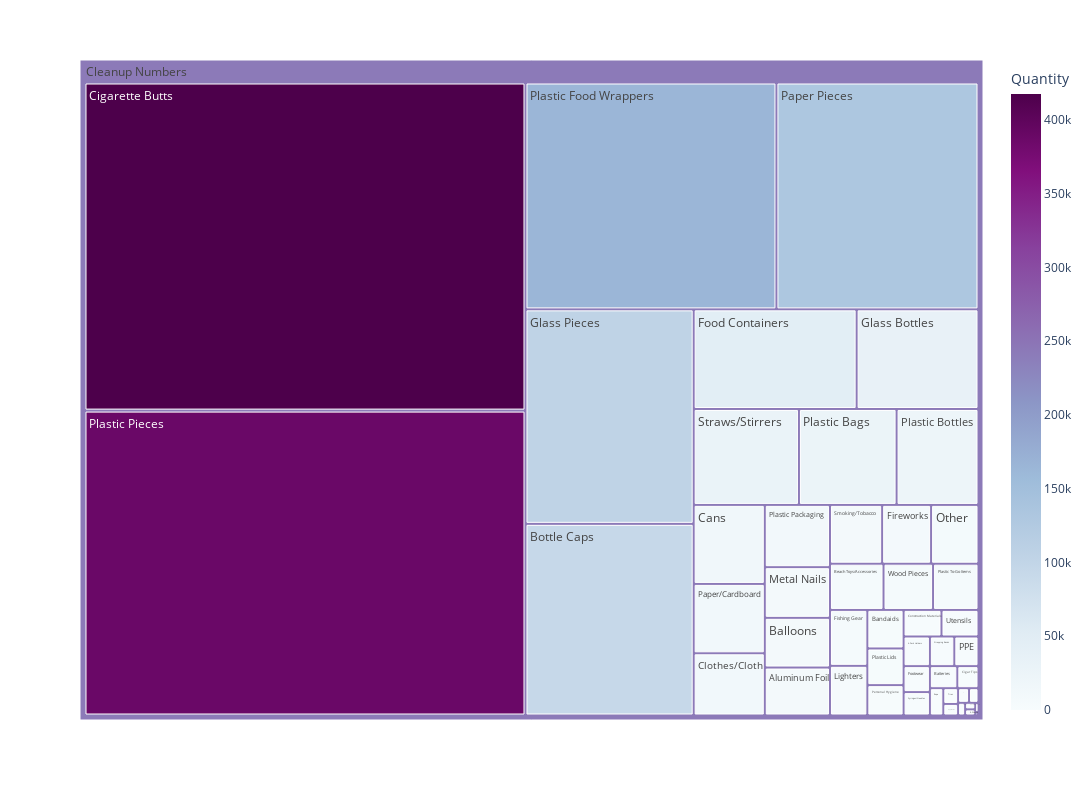

The cell this chart's notebook holds for it:
### Markdown cell above
The above graph is a circle packing graph which shows the total number of items cleaned up by Save Our Shores 2013-2022, sorted by the most common categories.

### Code cell
fig = plots.treemap_graph(sos_data)
fig.show()

### Figure 1 — Plotly figure (JSON) as saved in the notebook; plotly's stock layout.template omitted (floating-point values rounded to 4 significant figures)
{"data": [{"branchvalues": "total", "customdata": [[2252], [9020], [494], [398], [9348], [4028], [1746], [7141], [461], [192], [93007], [16212], [29], [257], [1347], [417483], [12761], [2907], [179], [8303], [6034], [46830], [1970.0], [35026], [104082], [5359], [9526], [8043], [2068], [132263], [14234], [3174], [27025], [22669], [164266], [3833], [11713], [388000.0], [6058], [1058], [90], [8857], [2090], [29129], [1776], [671.2], [2837], [6604.0], [242400.0]], "domain": {"x": [0, 1], "y": [0, 1]}, "hovertemplate": "labels=%{label}<br>Quantity_sum=%{value}<br>parent=%{parent}<br>id=%{id}<br>Quantity=%{color}<extra></extra>", "ids": ["Cleanup Numbers/6-Pack Holders", "Cleanup Numbers/Aluminum Foil", "Cleanup Numbers/Appliances", "Cleanup Numbers/Bagged Pet Waste", "Cleanup Numbers/Balloons", "Cleanup Numbers/Bandaids", "Cleanup Numbers/Batteries", "Cleanup Numbers/Beach Toys/Accessories", "Cleanup Numbers/Beverage Pouches", "Cleanup Numbers/Bikes Or Bike Parts", "Cleanup Numbers/Bottle Caps", "Cleanup Numbers/Cans", "Cleanup Numbers/Car Batteries", "Cleanup Numbers/Car Parts", "Cleanup Numbers/Cigar Tips", "Cleanup Numbers/Cigarette Butts", "Cleanup Numbers/Clothes/Cloth", "Cleanup Numbers/Construction Materials", "Cleanup Numbers/E-Waste", "Cleanup Numbers/Fireworks", "Cleanup Numbers/Fishing Gear", "Cleanup Numbers/Food Containers", "Cleanup Numbers/Footwear", "Cleanup Numbers/Glass Bottles", "Cleanup Numbers/Glass Pieces", "Cleanup Numbers/Lighters", "Cleanup Numbers/Metal Nails", "Cleanup Numbers/Other", "Cleanup Numbers/PPE", "Cleanup Numbers/Paper Pieces", "Cleanup Numbers/Paper/Cardboard", "Cleanup Numbers/Personal Hygiene", "Cleanup Numbers/Plastic Bags", "Cleanup Numbers/Plastic Bottles", "Cleanup Numbers/Plastic Food Wrappers", "Cleanup Numbers/Plastic Lids", "Cleanup Numbers/Plastic Packaging", "Cleanup Numbers/Plastic Pieces", "Cleanup Numbers/Plastic To-Go Items", "Cleanup Numbers/Rope", "Cleanup Numbers/Shopping Carts", "Cleanup Numbers/Smoking/Tobacco", "Cleanup Numbers/Strapping Bands", "Cleanup Numbers/Straws/Stirrers", "Cleanup Numbers/Syringes/Needles", "Cleanup Numbers/Tires", "Cleanup Numbers/Utensils", "Cleanup Numbers/Wood Pieces", "Cleanup Numbers"], "labels": ["6-Pack Holders", "Aluminum Foil", "Appliances", "Bagged Pet Waste", "Balloons", "Bandaids", "Batteries", "Beach Toys/Accessories", "Beverage Pouches", "Bikes Or Bike Parts", "Bottle Caps", "Cans", "Car Batteries", "Car Parts", "Cigar Tips", "Cigarette Butts", "Clothes/Cloth", "Construction Materials", "E-Waste", "Fireworks", "Fishing Gear", "Food Containers", "Footwear", "Glass Bottles", "Glass Pieces", "Lighters", "Metal Nails", "Other", "PPE", "Paper Pieces", "Paper/Cardboard", "Personal Hygiene", "Plastic Bags", "Plastic Bottles", "Plastic Food Wrappers", "Plastic Lids", "Plastic Packaging", "Plastic Pieces", "Plastic To-Go Items", "Rope", "Shopping Carts", "Smoking/Tobacco", "Strapping Bands", "Straws/Stirrers", "Syringes/Needles", "Tires", "Utensils", "Wood Pieces", "Cleanup Numbers"], "marker": {"coloraxis": "coloraxis", "colors": [2252, 9020, 494, 398, 9348, 4028, 1746, 7141, 461, 192, 93007, 16212, 29, 257, 1347, 417483, 12761, 2907, 179, 8303, 6034, 46830, 1970.0, 35026, 104082, 5359, 9526, 8043, 2068, 132263, 14234, 3174, 27025, 22669, 164266, 3833, 11713, 388000.0, 6058, 1058, 90, 8857, 2090, 29129, 1776, 671.2, 2837, 6604.0, 242400.0]}, "name": "", "parents": ["Cleanup Numbers", "Cleanup Numbers", "Cleanup Numbers", "Cleanup Numbers", "Cleanup Numbers", "Cleanup Numbers", "Cleanup Numbers", "Cleanup Numbers", "Cleanup Numbers", "Cleanup Numbers", "Cleanup Numbers", "Cleanup Numbers", "Cleanup Numbers", "Cleanup Numbers", "Cleanup Numbers", "Cleanup Numbers", "Cleanup Numbers", "Cleanup Numbers", "Cleanup Numbers", "Cleanup Numbers", "Cleanup Numbers", "Cleanup Numbers", "Cleanup Numbers", "Cleanup Numbers", "Cleanup Numbers", "Cleanup Numbers", "Cleanup Numbers", "Cleanup Numbers", "Cleanup Numbers", "Cleanup Numbers", "Cleanup Numbers", "Cleanup Numbers", "Cleanup Numbers", "Cleanup Numbers", "Cleanup Numbers", "Cleanup Numbers", "Cleanup Numbers", "Cleanup Numbers", "Cleanup Numbers", "Cleanup Numbers", "Cleanup Numbers", "Cleanup Numbers", "Cleanup Numbers", "Cleanup Numbers", "Cleanup Numbers", "Cleanup Numbers", "Cleanup Numbers", "Cleanup Numbers", ""], "type": "treemap", "values": [2252, 9020, 494, 398, 9348, 4028, 1746, 7141, 461, 192, 93007, 16212, 29, 257, 1347, 417483, 12761, 2907, 179, 8303, 6034, 46830, 1970.0, 35026, 104082, 5359, 9526, 8043, 2068, 132263, 14234, 3174, 27025, 22669, 164266, 3833, 11713, 388000.0, 6058, 1058, 90, 8857, 2090, 29129, 1776, 671.2, 2837, 6604.0, 1633000.0]}], "layout": {"autosize": false, "coloraxis": {"colorbar": {"title": {"text": "Quantity"}}, "colorscale": [[0, "rgb(247,252,253)"], [0.125, "rgb(224,236,244)"], [0.25, "rgb(191,211,230)"], [0.375, "rgb(158,188,218)"], [0.5, "rgb(140,150,198)"], [0.625, "rgb(140,107,177)"], [0.75, "rgb(136,65,157)"], [0.875, "rgb(129,15,124)"], [1, "rgb(77,0,75)"]]}, "height": 800, "legend": {"tracegroupgap": 0}, "margin": {"t": 60}, "width": 1100}}
